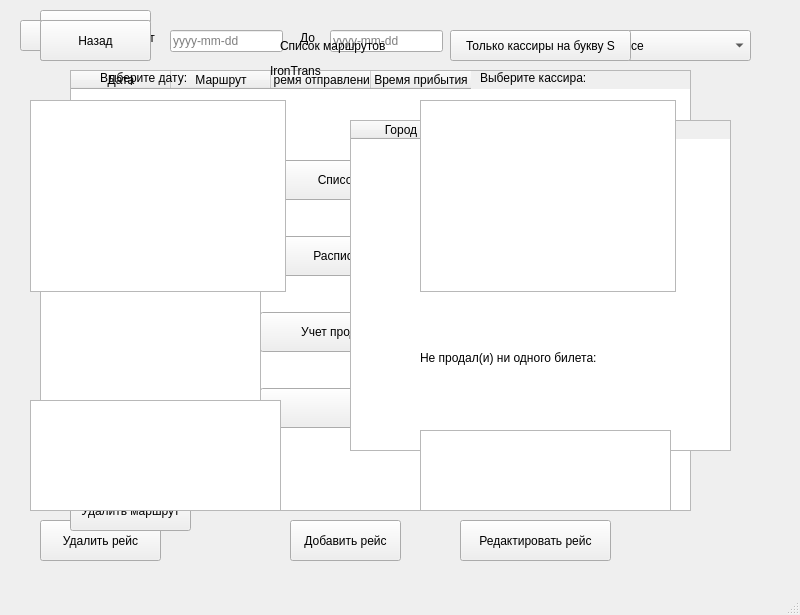
<?xml version="1.0" encoding="UTF-8"?>
<ui version="4.0">
 <class>User</class>
 <widget class="QMainWindow" name="User">
  <property name="geometry">
   <rect>
    <x>0</x>
    <y>0</y>
    <width>800</width>
    <height>615</height>
   </rect>
  </property>
  <property name="windowTitle">
   <string>MainWindow</string>
  </property>
  <widget class="QWidget" name="centralwidget">
   <widget class="QWidget" name="widget" native="true">
    <property name="enabled">
     <bool>true</bool>
    </property>
    <property name="geometry">
     <rect>
      <x>20</x>
      <y>20</y>
      <width>721</width>
      <height>531</height>
     </rect>
    </property>
    <widget class="QWidget" name="verticalLayoutWidget">
     <property name="geometry">
      <rect>
       <x>240</x>
       <y>110</y>
       <width>221</width>
       <height>331</height>
      </rect>
     </property>
     <layout class="QVBoxLayout" name="verticalLayout">
      <item>
       <widget class="QPushButton" name="get_routeList">
        <property name="minimumSize">
         <size>
          <width>0</width>
          <height>40</height>
         </size>
        </property>
        <property name="text">
         <string>Список маршрутов</string>
        </property>
       </widget>
      </item>
      <item>
       <widget class="QPushButton" name="getSchedule">
        <property name="minimumSize">
         <size>
          <width>0</width>
          <height>40</height>
         </size>
        </property>
        <property name="text">
         <string>Расписание поездов</string>
        </property>
        <property name="iconSize">
         <size>
          <width>20</width>
          <height>20</height>
         </size>
        </property>
       </widget>
      </item>
      <item>
       <widget class="QPushButton" name="get_ticketReport">
        <property name="minimumSize">
         <size>
          <width>0</width>
          <height>40</height>
         </size>
        </property>
        <property name="text">
         <string>Учет проданных билетов</string>
        </property>
       </widget>
      </item>
      <item>
       <widget class="QPushButton" name="reportButton">
        <property name="minimumSize">
         <size>
          <width>0</width>
          <height>40</height>
         </size>
        </property>
        <property name="text">
         <string>Отчет</string>
        </property>
       </widget>
      </item>
     </layout>
    </widget>
    <widget class="QLabel" name="label_11">
     <property name="geometry">
      <rect>
       <x>250</x>
       <y>20</y>
       <width>221</width>
       <height>61</height>
      </rect>
     </property>
     <property name="styleSheet">
      <string notr="true">font: 24pt &quot;Segoe Print&quot;;</string>
     </property>
     <property name="text">
      <string>IronTrans</string>
     </property>
    </widget>
   </widget>
   <widget class="QWidget" name="schedule_widget" native="true">
    <property name="enabled">
     <bool>true</bool>
    </property>
    <property name="geometry">
     <rect>
      <x>20</x>
      <y>10</y>
      <width>731</width>
      <height>591</height>
     </rect>
    </property>
    <widget class="QTableWidget" name="schedule_table">
     <property name="geometry">
      <rect>
       <x>50</x>
       <y>60</y>
       <width>621</width>
       <height>441</height>
      </rect>
     </property>
     <property name="editTriggers">
      <set>QAbstractItemView::NoEditTriggers</set>
     </property>
     <property name="rowCount">
      <number>0</number>
     </property>
     <property name="columnCount">
      <number>4</number>
     </property>
     <column>
      <property name="text">
       <string>Дата</string>
      </property>
     </column>
     <column>
      <property name="text">
       <string>Маршрут</string>
      </property>
     </column>
     <column>
      <property name="text">
       <string>Время отправления</string>
      </property>
     </column>
     <column>
      <property name="text">
       <string>Время прибытия</string>
      </property>
     </column>
    </widget>
    <widget class="QPushButton" name="back">
     <property name="geometry">
      <rect>
       <x>0</x>
       <y>10</y>
       <width>81</width>
       <height>31</height>
      </rect>
     </property>
     <property name="text">
      <string>Назад</string>
     </property>
    </widget>
    <widget class="QComboBox" name="schedule_filter">
     <property name="geometry">
      <rect>
       <x>600</x>
       <y>20</y>
       <width>131</width>
       <height>31</height>
      </rect>
     </property>
     <property name="styleSheet">
      <string notr="true">font: 10pt &quot;Times New Roman&quot;;</string>
     </property>
     <property name="modelColumn">
      <number>0</number>
     </property>
     <item>
      <property name="text">
       <string>все</string>
      </property>
     </item>
     <item>
      <property name="text">
       <string>Прошедшие</string>
      </property>
     </item>
     <item>
      <property name="text">
       <string>Будущие</string>
      </property>
     </item>
    </widget>
    <widget class="QPushButton" name="addTrain">
     <property name="enabled">
      <bool>true</bool>
     </property>
     <property name="geometry">
      <rect>
       <x>270</x>
       <y>510</y>
       <width>111</width>
       <height>41</height>
      </rect>
     </property>
     <property name="text">
      <string>Добавить рейс</string>
     </property>
    </widget>
    <widget class="QPushButton" name="deleteTrain">
     <property name="geometry">
      <rect>
       <x>20</x>
       <y>510</y>
       <width>121</width>
       <height>41</height>
      </rect>
     </property>
     <property name="text">
      <string>Удалить рейс</string>
     </property>
    </widget>
    <widget class="QPushButton" name="editTrain">
     <property name="geometry">
      <rect>
       <x>440</x>
       <y>510</y>
       <width>151</width>
       <height>41</height>
      </rect>
     </property>
     <property name="text">
      <string>Редактировать рейс</string>
     </property>
    </widget>
    <widget class="QLabel" name="label_6">
     <property name="geometry">
      <rect>
       <x>120</x>
       <y>20</y>
       <width>21</width>
       <height>16</height>
      </rect>
     </property>
     <property name="text">
      <string>От</string>
     </property>
    </widget>
    <widget class="QLabel" name="label_7">
     <property name="geometry">
      <rect>
       <x>280</x>
       <y>20</y>
       <width>21</width>
       <height>16</height>
      </rect>
     </property>
     <property name="text">
      <string>До</string>
     </property>
    </widget>
    <widget class="QPushButton" name="pushButton">
     <property name="geometry">
      <rect>
       <x>450</x>
       <y>20</y>
       <width>93</width>
       <height>28</height>
      </rect>
     </property>
     <property name="text">
      <string>Искать</string>
     </property>
    </widget>
    <widget class="QLineEdit" name="dateFrom">
     <property name="geometry">
      <rect>
       <x>150</x>
       <y>20</y>
       <width>113</width>
       <height>22</height>
      </rect>
     </property>
     <property name="placeholderText">
      <string>yyyy-mm-dd</string>
     </property>
    </widget>
    <widget class="QLineEdit" name="dateTo">
     <property name="geometry">
      <rect>
       <x>310</x>
       <y>20</y>
       <width>113</width>
       <height>22</height>
      </rect>
     </property>
     <property name="placeholderText">
      <string>yyyy-mm-dd</string>
     </property>
    </widget>
   </widget>
   <widget class="QWidget" name="addTrain_widget" native="true">
    <property name="enabled">
     <bool>true</bool>
    </property>
    <property name="geometry">
     <rect>
      <x>20</x>
      <y>10</y>
      <width>751</width>
      <height>571</height>
     </rect>
    </property>
    <widget class="QWidget" name="verticalLayoutWidget_2">
     <property name="geometry">
      <rect>
       <x>100</x>
       <y>200</y>
       <width>521</width>
       <height>261</height>
      </rect>
     </property>
     <layout class="QVBoxLayout" name="verticalLayout_2">
      <item>
       <widget class="QLabel" name="label_2">
        <property name="styleSheet">
         <string notr="true">font: 10pt &quot;Times New Roman&quot;;</string>
        </property>
        <property name="text">
         <string>Введите дату рейса (в формате гггг-мм-дд)</string>
        </property>
        <property name="alignment">
         <set>Qt::AlignCenter</set>
        </property>
       </widget>
      </item>
      <item>
       <widget class="QLineEdit" name="inputDate">
        <property name="styleSheet">
         <string notr="true">margin-left:150px;
font: 10pt &quot;Times New Roman&quot;;
margin-right:150px;</string>
        </property>
       </widget>
      </item>
      <item>
       <widget class="QLabel" name="label_3">
        <property name="styleSheet">
         <string notr="true">font: 10pt &quot;Times New Roman&quot;;</string>
        </property>
        <property name="text">
         <string>Выберите название маршрута</string>
        </property>
        <property name="alignment">
         <set>Qt::AlignCenter</set>
        </property>
       </widget>
      </item>
      <item>
       <widget class="QComboBox" name="comboRoute">
        <property name="styleSheet">
         <string notr="true">margin-left:150px;
font: 10pt &quot;Times New Roman&quot;;
margin-right:150px;</string>
        </property>
       </widget>
      </item>
      <item>
       <widget class="QPushButton" name="addTrain_button">
        <property name="minimumSize">
         <size>
          <width>40</width>
          <height>40</height>
         </size>
        </property>
        <property name="maximumSize">
         <size>
          <width>16777215</width>
          <height>16777215</height>
         </size>
        </property>
        <property name="styleSheet">
         <string notr="true">margin-top:10px;
margin-left: 200px;
margin-right:200px</string>
        </property>
        <property name="text">
         <string>Добавить</string>
        </property>
       </widget>
      </item>
     </layout>
    </widget>
    <widget class="QLabel" name="label">
     <property name="geometry">
      <rect>
       <x>100</x>
       <y>110</y>
       <width>519</width>
       <height>46</height>
      </rect>
     </property>
     <property name="styleSheet">
      <string notr="true">font: 10pt &quot;Times New Roman&quot;;</string>
     </property>
     <property name="text">
      <string>Добавление нового рейса в расписание</string>
     </property>
     <property name="alignment">
      <set>Qt::AlignCenter</set>
     </property>
    </widget>
    <widget class="QPushButton" name="backToSchedule">
     <property name="geometry">
      <rect>
       <x>20</x>
       <y>0</y>
       <width>111</width>
       <height>41</height>
      </rect>
     </property>
     <property name="text">
      <string>Назад</string>
     </property>
    </widget>
   </widget>
   <widget class="QWidget" name="routes_widget" native="true">
    <property name="enabled">
     <bool>true</bool>
    </property>
    <property name="geometry">
     <rect>
      <x>0</x>
      <y>20</y>
      <width>791</width>
      <height>541</height>
     </rect>
    </property>
    <widget class="QLabel" name="label_10">
     <property name="geometry">
      <rect>
       <x>280</x>
       <y>0</y>
       <width>161</width>
       <height>51</height>
      </rect>
     </property>
     <property name="styleSheet">
      <string notr="true">font: 12pt &quot;Times New Roman&quot;;</string>
     </property>
     <property name="text">
      <string>Список маршрутов</string>
     </property>
    </widget>
    <widget class="QPushButton" name="backToBegin">
     <property name="geometry">
      <rect>
       <x>40</x>
       <y>0</y>
       <width>111</width>
       <height>41</height>
      </rect>
     </property>
     <property name="text">
      <string>Назад</string>
     </property>
    </widget>
    <widget class="QListWidget" name="routeList">
     <property name="geometry">
      <rect>
       <x>40</x>
       <y>100</y>
       <width>221</width>
       <height>331</height>
      </rect>
     </property>
    </widget>
    <widget class="QTableWidget" name="routes_table">
     <property name="geometry">
      <rect>
       <x>350</x>
       <y>100</y>
       <width>381</width>
       <height>331</height>
      </rect>
     </property>
     <property name="editTriggers">
      <set>QAbstractItemView::NoEditTriggers</set>
     </property>
     <property name="tabKeyNavigation">
      <bool>false</bool>
     </property>
     <property name="showDropIndicator" stdset="0">
      <bool>false</bool>
     </property>
     <property name="dragDropOverwriteMode">
      <bool>false</bool>
     </property>
     <column>
      <property name="text">
       <string>Город</string>
      </property>
     </column>
     <column>
      <property name="text">
       <string>Время прибытия</string>
      </property>
     </column>
     <column>
      <property name="text">
       <string>Время отправления</string>
      </property>
     </column>
    </widget>
    <widget class="QPushButton" name="deleteRoute">
     <property name="geometry">
      <rect>
       <x>70</x>
       <y>470</y>
       <width>121</width>
       <height>41</height>
      </rect>
     </property>
     <property name="text">
      <string>Удалить маршрут</string>
     </property>
    </widget>
   </widget>
   <widget class="QWidget" name="ticketReport_widget" native="true">
    <property name="geometry">
     <rect>
      <x>10</x>
      <y>20</y>
      <width>771</width>
      <height>551</height>
     </rect>
    </property>
    <widget class="QLabel" name="label_12">
     <property name="geometry">
      <rect>
       <x>90</x>
       <y>50</y>
       <width>111</width>
       <height>16</height>
      </rect>
     </property>
     <property name="styleSheet">
      <string notr="true">font: 10pt &quot;Times New Roman&quot;;</string>
     </property>
     <property name="text">
      <string>Выберите дату:</string>
     </property>
    </widget>
    <widget class="QTextEdit" name="dateInfo">
     <property name="geometry">
      <rect>
       <x>20</x>
       <y>380</y>
       <width>251</width>
       <height>111</height>
      </rect>
     </property>
     <property name="readOnly">
      <bool>true</bool>
     </property>
    </widget>
    <widget class="QTextEdit" name="cashierInfo">
     <property name="geometry">
      <rect>
       <x>410</x>
       <y>410</y>
       <width>251</width>
       <height>81</height>
      </rect>
     </property>
     <property name="readOnly">
      <bool>true</bool>
     </property>
    </widget>
    <widget class="QLabel" name="label_13">
     <property name="geometry">
      <rect>
       <x>470</x>
       <y>50</y>
       <width>131</width>
       <height>16</height>
      </rect>
     </property>
     <property name="styleSheet">
      <string notr="true">font: 10pt &quot;Times New Roman&quot;;</string>
     </property>
     <property name="text">
      <string>Выберите кассира:</string>
     </property>
    </widget>
    <widget class="QListWidget" name="dateList">
     <property name="geometry">
      <rect>
       <x>20</x>
       <y>80</y>
       <width>256</width>
       <height>192</height>
      </rect>
     </property>
    </widget>
    <widget class="QListWidget" name="cashierList">
     <property name="geometry">
      <rect>
       <x>410</x>
       <y>80</y>
       <width>256</width>
       <height>192</height>
      </rect>
     </property>
    </widget>
    <widget class="QPushButton" name="back_fromReport">
     <property name="geometry">
      <rect>
       <x>30</x>
       <y>0</y>
       <width>111</width>
       <height>41</height>
      </rect>
     </property>
     <property name="text">
      <string>Назад</string>
     </property>
    </widget>
    <widget class="QLabel" name="label_14">
     <property name="geometry">
      <rect>
       <x>410</x>
       <y>330</y>
       <width>201</width>
       <height>16</height>
      </rect>
     </property>
     <property name="text">
      <string>Не продал(и) ни одного билета:</string>
     </property>
    </widget>
    <widget class="QLabel" name="bad">
     <property name="geometry">
      <rect>
       <x>410</x>
       <y>350</y>
       <width>251</width>
       <height>51</height>
      </rect>
     </property>
     <property name="text">
      <string/>
     </property>
     <property name="wordWrap">
      <bool>true</bool>
     </property>
    </widget>
    <widget class="QPushButton" name="pushButton_2">
     <property name="geometry">
      <rect>
       <x>440</x>
       <y>10</y>
       <width>181</width>
       <height>31</height>
      </rect>
     </property>
     <property name="text">
      <string>Только кассиры на букву S</string>
     </property>
    </widget>
    <widget class="QLabel" name="best">
     <property name="geometry">
      <rect>
       <x>420</x>
       <y>290</y>
       <width>171</width>
       <height>16</height>
      </rect>
     </property>
     <property name="text">
      <string/>
     </property>
    </widget>
   </widget>
   <widget class="QWidget" name="editTrain_widget" native="true">
    <property name="enabled">
     <bool>true</bool>
    </property>
    <property name="geometry">
     <rect>
      <x>10</x>
      <y>0</y>
      <width>1301</width>
      <height>551</height>
     </rect>
    </property>
    <widget class="QWidget" name="verticalLayoutWidget_3">
     <property name="geometry">
      <rect>
       <x>80</x>
       <y>200</y>
       <width>521</width>
       <height>271</height>
      </rect>
     </property>
     <layout class="QVBoxLayout" name="verticalLayout_3">
      <item>
       <widget class="QLabel" name="label_4">
        <property name="styleSheet">
         <string notr="true">font: 10pt &quot;Times New Roman&quot;;</string>
        </property>
        <property name="text">
         <string>Введите дату рейса (в формате гггг-мм-дд)</string>
        </property>
        <property name="alignment">
         <set>Qt::AlignCenter</set>
        </property>
       </widget>
      </item>
      <item>
       <widget class="QLineEdit" name="inputDate_edit">
        <property name="styleSheet">
         <string notr="true">margin-left:150px;
font: 10pt &quot;Times New Roman&quot;;
margin-right:150px;</string>
        </property>
       </widget>
      </item>
      <item>
       <widget class="QLabel" name="label_5">
        <property name="styleSheet">
         <string notr="true">font: 10pt &quot;Times New Roman&quot;;</string>
        </property>
        <property name="text">
         <string>Выберите название маршрута</string>
        </property>
        <property name="alignment">
         <set>Qt::AlignCenter</set>
        </property>
       </widget>
      </item>
      <item>
       <widget class="QComboBox" name="comboRoute_edit">
        <property name="styleSheet">
         <string notr="true">margin-left:150px;
font: 10pt &quot;Times New Roman&quot;;
margin-right:150px;</string>
        </property>
       </widget>
      </item>
      <item>
       <widget class="QPushButton" name="editTrain_button">
        <property name="minimumSize">
         <size>
          <width>40</width>
          <height>40</height>
         </size>
        </property>
        <property name="maximumSize">
         <size>
          <width>16777215</width>
          <height>16777215</height>
         </size>
        </property>
        <property name="styleSheet">
         <string notr="true">margin-top:10px;
margin-left: 200px;
margin-right:200px</string>
        </property>
        <property name="text">
         <string>Редактировать</string>
        </property>
       </widget>
      </item>
     </layout>
    </widget>
   </widget>
   <zorder>addTrain_widget</zorder>
   <zorder>editTrain_widget</zorder>
   <zorder>schedule_widget</zorder>
   <zorder>widget</zorder>
   <zorder>routes_widget</zorder>
   <zorder>ticketReport_widget</zorder>
  </widget>
  <widget class="QMenuBar" name="menubar">
   <property name="enabled">
    <bool>true</bool>
   </property>
   <property name="geometry">
    <rect>
     <x>0</x>
     <y>0</y>
     <width>800</width>
     <height>26</height>
    </rect>
   </property>
  </widget>
  <widget class="QStatusBar" name="statusbar"/>
  <action name="action">
   <property name="text">
    <string>Выйти из программы</string>
   </property>
  </action>
  <action name="action_2">
   <property name="text">
    <string>Сменить пользователя</string>
   </property>
  </action>
 </widget>
 <resources/>
 <connections/>
</ui>
